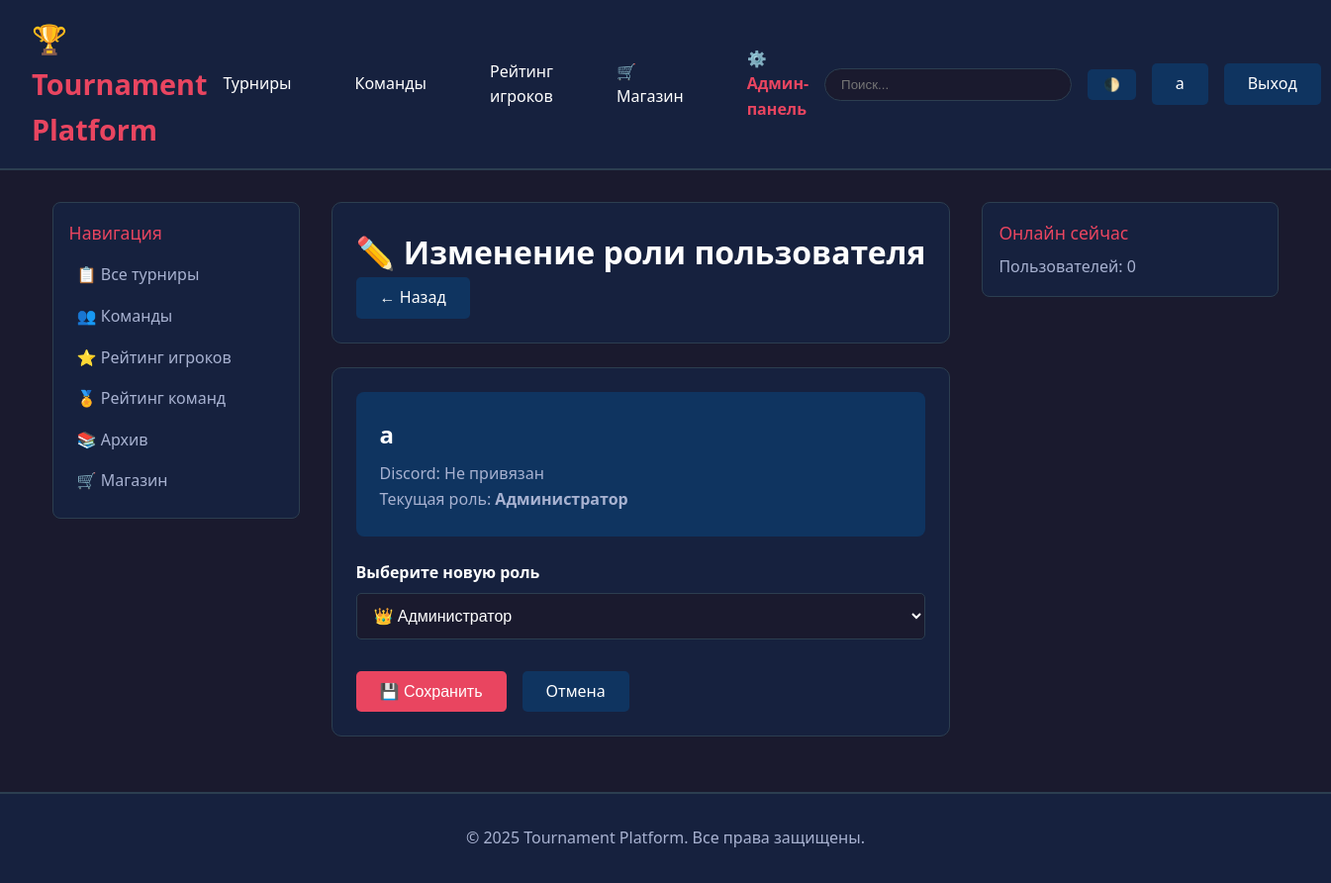
Page /admin-panel/users/2/role/change/ (signed in) on the committed database.
### accounts/models.py (models this page shows, shortened)
class User(AbstractUser):
    ROLE_CHOICES = [
        ('player', 'Игрок'),
        ('captain', 'Капитан'),
        ('moderator', 'Модератор'),
        ('admin', 'Администратор'),
    ]
    role = models.CharField(max_length=20, choices=ROLE_CHOICES, default='player')
    discord_id = models.CharField(max_length=100, blank=True, null=True, unique=True)
    discord_username = models.CharField(max_length=100, blank=True, null=True)
    avatar = models.ImageField(upload_to='avatars/', blank=True, null=True)
    bio = models.TextField(blank=True)
    objects = CustomUserManager()
    class Meta:
        verbose_name = 'Пользователь'
        verbose_name_plural = 'Пользователи'

### admin_panel/views.py (the view, shortened to what this page needs)
# urls.py: path('users/<int:user_id>/role/change/', views.user_role_change, name='user_role_change'),
@login_required
@user_passes_test(is_admin)
def user_role_change(request, user_id):
    user = get_object_or_404(User, id=user_id)
    context = {'user': user}
    return render(request, 'admin_panel/user_role_change.html', context)

### admin_panel/views.py (called while the page is built)
def is_admin(user):
    return user.is_authenticated and (user.is_staff or user.is_superuser)

### templates/admin_panel/user_role_change.html (shortened to what this page needs)
{% extends 'base.html' %}
{% block content %}
<div class="card">
    <h1>✏️ Изменение роли пользователя</h1>
    <a href="{% url 'admin_panel:user_roles' %}" class="btn btn-secondary">← Назад</a>
</div>
<div class="card">
    <div style="background: var(--card-bg); padding: 1.5rem; border-radius: 8px; margin-bottom: 1.5rem;">
        <h2 style="margin-bottom: 0.5rem;">{{ user.username }}</h2>
        <p style="color: var(--text-secondary);">
            Discord: {{ user.discord_username|default:"Не привязан" }}
        </p>
        <p style="color: var(--text-secondary);">
            Текущая роль: <strong>{{ user.get_role_display }}</strong>
        </p>
    </div>
    <form method="post">
        <div class="form-group">
            <label>Выберите новую роль</label>
            <select name="role" class="form-control" required>
                <option value="admin" {% if user.role == 'admin' %}selected{% endif %}>👑 Администратор</option>
            </select>
        </div>
        <div style="display: flex; gap: 1rem; margin-top: 2rem;">
            <button type="submit" class="btn btn-primary">💾 Сохранить</button>
            <a href="{% url 'admin_panel:user_roles' %}" class="btn btn-secondary">Отмена</a>
        </div>
    </form>
</div>
{% endblock %}

### templates/base.html (shortened to what this page needs)
<!DOCTYPE html>
<html lang="ru">
<head>
</head>
<body>
    <header>
        <div class="header-container">
            <a href="{% url 'tournaments:index' %}" class="logo">🏆 Tournament Platform</a>
<nav>
    <a href="{% url 'tournaments:tournament_list' %}">Турниры</a>
    {% if user.is_authenticated %}
        {% if user.role in 'player,captain' %}
            <a href="{% url 'teams:team_list' %}">Команды</a>
        {% else %}
            <a href="{% url 'teams:team_list' %}">Команды</a>
        {% endif %}
    {% else %}
        <a href="{% url 'teams:team_list' %}">Команды</a>
    {% endif %}
    <a href="{% url 'ratings:player_ratings' %}">Рейтинг игроков</a>
    <a href="{% url 'shop:index' %}">🛒 Магазин</a>
    {% if user.is_authenticated %}
        {% if user.is_staff or user.is_superuser %}
            <a href="{% url 'admin_panel:dashboard' %}" style="color: var(--accent); font-weight: bold;">
                ⚙️ Админ-панель
            </a>
        {% endif %}
    {% endif %}
</nav>
            <div class="user-menu">
                <div class="search-box">
                    <form action="{% url 'tournaments:search' %}" method="get">
                        <input type="text" name="q" placeholder="Поиск..." />
                    </form>
                </div>
                <button class="theme-toggle" onclick="toggleTheme()">🌓</button>
                {% if user.is_authenticated %}
                    <a href="{% url 'accounts:profile' user.username %}" class="btn btn-secondary">
                        {{ user.username }}
                    </a>
                    <a href="{% url 'accounts:logout' %}" class="btn btn-secondary">Выход</a>
                {% else %}
                    <a href="{% url 'accounts:login' %}" class="btn btn-primary">Вход</a>
                {% endif %}
            </div>
        </div>
    </header>
    <div class="container">
        <aside class="sidebar">
            <div class="sidebar-item">
                <div class="sidebar-title">Навигация</div>
                <a href="{% url 'tournaments:tournament_list' %}" class="sidebar-link">📋 Все турниры</a>
                <a href="{% url 'teams:team_list' %}" class="sidebar-link">👥 Команды</a>
                <a href="{% url 'ratings:player_ratings' %}" class="sidebar-link">⭐ Рейтинг игроков</a>
                <a href="{% url 'ratings:team_ratings' %}" class="sidebar-link">🏅 Рейтинг команд</a>
                <a href="{% url 'tournaments:archive' %}" class="sidebar-link">📚 Архив</a>
                <a href="{% url 'shop:index' %}" class="sidebar-link">🛒 Магазин</a>
            </div>
        </aside>
        <main>
            {% block content %}{% endblock %}
        </main>
        <aside class="sidebar">
            {% block right_sidebar %}
            <div class="sidebar-item">
                <div class="sidebar-title">Онлайн сейчас</div>
                <p style="color: var(--text-secondary);">Пользователей: {{ online_count|default:0 }}</p>
            </div>
            {% endblock %}
        </aside>
    </div>
    <footer>
        <p>&copy; 2025 Tournament Platform. Все права защищены.</p>
    </footer>
</body>
</html>

### templates/base.html (style rules this page uses)
* { margin: 0; padding: 0; box-sizing: border-box; }
:root { --primary-bg: #1a1a2e; --secondary-bg: #16213e; --card-bg: #0f3460; --accent: #e94560; --text-primary: #ffffff; --text-secondary: #a8b2d1; --border: #2c3e50; }
html { height: 100%; }
body { font-family: 'Segoe UI', Tahoma, Geneva, Verdana, sans-serif; background: var(--primary-bg); color: var(--text-primary); line-height: 1.6; display: flex; flex-direction: column; min-height: 100vh; }
header { background: var(--secondary-bg); padding: 1rem 0; border-bottom: 2px solid var(--border); position: sticky; top: 0; z-index: 1000; flex-shrink: 0; }
.header-container { max-width: 1600px; margin: 0 auto; padding: 0 2rem; display: flex; justify-content: space-between; align-items: center; }
.logo { font-size: 1.8rem; font-weight: bold; color: var(--accent); text-decoration: none; }
nav { display: flex; gap: 2rem; align-items: center; }
nav a { color: var(--text-primary); text-decoration: none; padding: 0.5rem 1rem; border-radius: 5px; transition: all 0.3s; }
.search-box { position: relative; }
.search-box input { padding: 0.5rem 1rem; border: 1px solid var(--border); border-radius: 20px; background: var(--primary-bg); color: var(--text-primary); width: 250px; }
.user-menu { display: flex; gap: 1rem; align-items: center; }
.btn { padding: 0.5rem 1.5rem; border: none; border-radius: 5px; cursor: pointer; text-decoration: none; display: inline-block; transition: all 0.3s; font-size: 1rem; }
.btn-primary { background: var(--accent); color: white; }
.btn-secondary { background: var(--card-bg); color: var(--text-primary); }
.container { max-width: 1600px; margin: 0 auto; padding: 2rem; display: grid; grid-template-columns: 250px 1fr 300px; gap: 2rem; flex: 1 0 auto; }
.card { background: var(--secondary-bg); border-radius: 10px; padding: 1.5rem; margin-bottom: 1.5rem; border: 1px solid var(--border); }
.sidebar { position: sticky; top: 80px; height: fit-content; }
.sidebar-item { background: var(--secondary-bg); padding: 1rem; border-radius: 8px; margin-bottom: 1rem; border: 1px solid var(--border); }
.sidebar-title { font-size: 1.1rem; margin-bottom: 0.5rem; color: var(--accent); }
.sidebar-link { display: block; color: var(--text-secondary); text-decoration: none; padding: 0.5rem; border-radius: 5px; transition: all 0.3s; }
footer { background: var(--secondary-bg); padding: 2rem 0; margin-top: auto; border-top: 2px solid var(--border); text-align: center; color: var(--text-secondary); flex-shrink: 0; }
.form-group { margin-bottom: 1.5rem; }
.form-group label { display: block; margin-bottom: 0.5rem; color: var(--text-primary); }
.form-group input, .form-group select, .form-group textarea { width: 100%; padding: 0.8rem; border: 1px solid var(--border); border-radius: 5px; background: var(--primary-bg); color: var(--text-primary); font-size: 1rem; }
.theme-toggle { background: var(--card-bg); border: none; color: var(--text-primary); padding: 0.5rem 1rem; border-radius: 5px; cursor: pointer; }

### templates/admin_panel/user_role_change.html (style rules this page uses)
.form-group { margin-bottom: 1.5rem; }
.form-group label { display: block; margin-bottom: 0.5rem; font-weight: 600; }
.form-control { width: 100%; padding: 0.75rem; border: 1px solid var(--border-color); border-radius: 8px; background: var(--card-bg); color: var(--text-primary); font-size: 1rem; }

### rows in the picture
User: username "a", discord_username "Не привязан", role "Администратор", role "👑 Администратор"

### other values in the picture
{{ online_count|default:0 }} "0"
